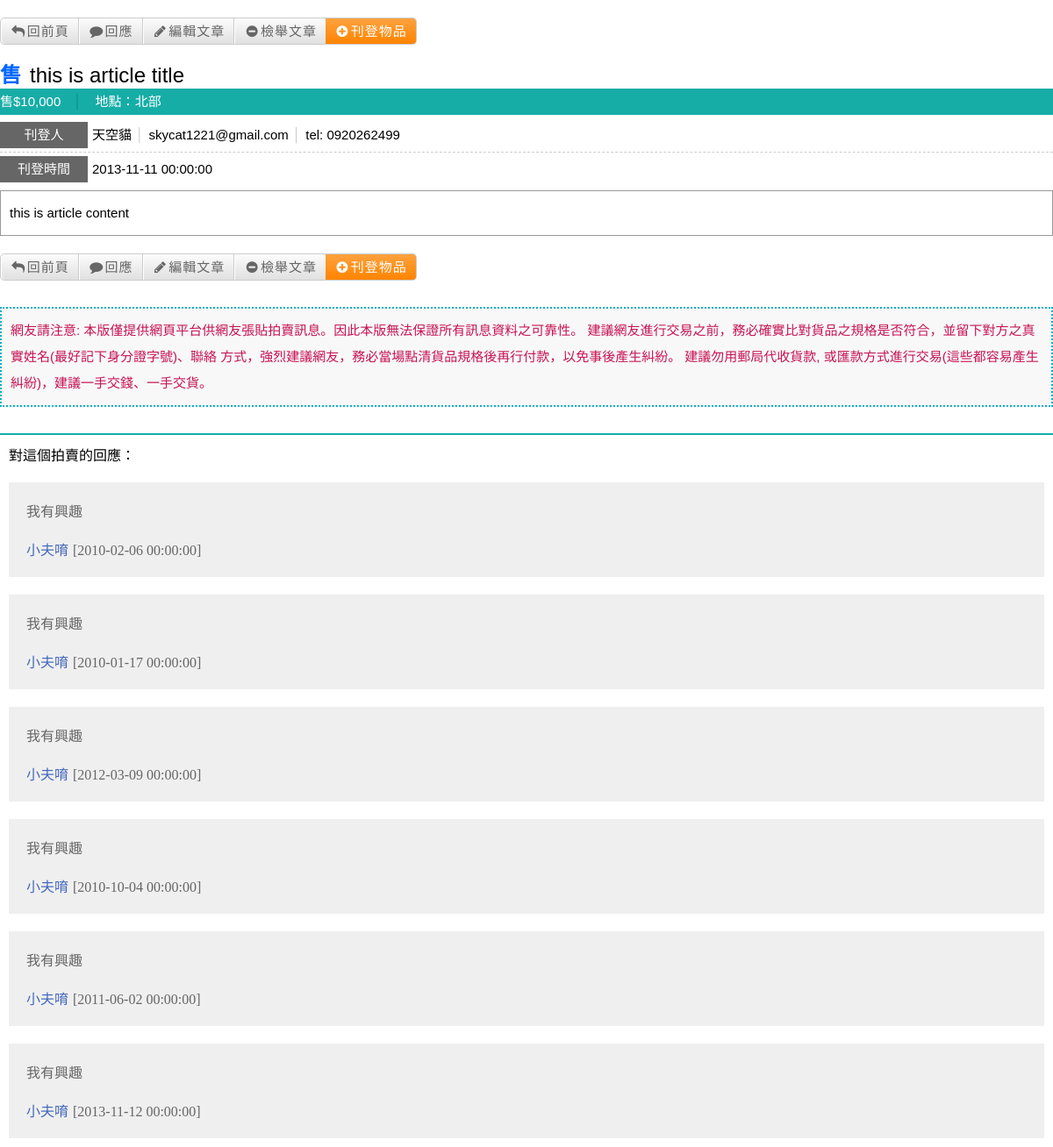
The app's page /sh_article.php?article_id=5 with its own data.
### tables this page shows
CREATE TABLE IF NOT EXISTS `tblArticle` (
  `article_id` int(10) unsigned NOT NULL AUTO_INCREMENT,
  `user_id` int(10) unsigned NOT NULL,
  `sh_sub_category_id` int(10) unsigned NOT NULL,
  `article_title` varchar(128) DEFAULT NULL,
  `article_content` text,
  `article_sh_trade_status` int(10) unsigned NOT NULL,
  `article_sh_price` int(10) unsigned NOT NULL,
  `article_sh_area` int(10) unsigned NOT NULL,
  `article_email` varchar(254) DEFAULT NULL,
  `article_phone_number` char(10) DEFAULT NULL,
  `article_img_url1` varchar(2000) DEFAULT NULL,
  `article_img_url2` varchar(2000) DEFAULT NULL,
  `article_create_time` datetime NOT NULL,
  `article_update_time` datetime NOT NULL,
  PRIMARY KEY (`article_id`)
);

CREATE TABLE IF NOT EXISTS `tblReply` (
  `reply_id` int(10) unsigned NOT NULL AUTO_INCREMENT,
  `article_id` int(10) unsigned NOT NULL,
  `user_id` int(10) unsigned NOT NULL,
  `reply_content` text NOT NULL,
  `reply_create_time` datetime NOT NULL,
  `reply_update_time` datetime NOT NULL,
  PRIMARY KEY (`reply_id`)
);

### common.inc.php (called while the page is built, shortened)
<?php
require_once("shdb.inc.php");
$area_names = array(1 => "北部", 2 => "中部", 3 => "南部", 4 => "花東", 5 => "離島", 9 => "其他");
$trade_status_names = array(1 => "售", 2 => "徵", 3 => "交換", 4 => "團購");
?>

### shdb.inc.php (called while the page is built, shortened)
<?php
class DB {
	private static $_db;
	private function __construct() {
		try {
			self::$_db = new PDO("mysql:host=localhost;dbname=dcview;charset=UTF8", "root", "9999");
			self::$_db->setAttribute(PDO::ATTR_ERRMODE, PDO::ERRMODE_EXCEPTION);
		} catch (PDOException $e) {
			echo "Connection failed: ".$e->getMessage();
		}
	}
	public static function getPDO() {
		return self::$_db;
	}
}
class RecordModel {
	private $_fields = array();
	private $_tableReference = "";
	private $_whereCond = "";
	public function __construct($table_name) {
		$this->_tableReference = $table_name;
	}
	public function read() {
		if (is_array($this->_fields) && count($this->_fields) > 0) {
			$fields = implode(",", $this->_fields);
		} else {
			$fields = "*";
		}
		$where_clause = "1 = 1";
		if (is_array($this->_whereCond) && count($this->_whereCond) > 0) {
			$where_clause = implode(" AND ", array_keys($this->_whereCond));
		}
		$sql = array();
		array_push($sql, "SELECT", $fields, "FROM", $this->_tableReference, "WHERE", $where_clause);
		try {
			$ps = DB::getPDO()->prepare(implode(" ", $sql));
			$ps->execute(array_values($this->_whereCond));
			return $ps->fetchAll(PDO::FETCH_ASSOC);
		} catch (PDOException $e) {
			echo $e->getMessage();
		}
	}
	public function initReadSQL($fields, $where_cond = "", $table_reference = "", $order_by_clause = "", $limit = "", $offset = "") {
		$this->_fields = $fields;
		if ($where_cond !== "") {
			$this->_whereCond = $where_cond;
		}
		$this->_orderByClause = $order_by_clause;
		$this->_limit = $limit;
	}
}
?>

### sh_article.php (the view, shortened to what this page needs)
<?php
require_once("common.inc.php");
$fields = array("article_id", "content", "submit");
$post_data = array_intersect_key($_POST, array_fill_keys($fields, null));
if (isset($_GET["article_id"])) {
	$article_id = (int)$_GET["article_id"];
	$ta = new TblArticle();
	$fields = array("*");
	$where_cond = array("article_id = ?" => $article_id);
	$ta->initReadSQL($fields, $where_cond);
	$article_record = $ta->read();
	if (count($article_record) == 1) {
		$article_record = $article_record[0];
	} else {
		exit();
	}
} else if (count($post_data) == count($fields)) {
	$article_id = (int)$post_data["article_id"];
	$now = date("Y-m-d H:i:s");
	if ($post_data["submit"] == "reply") {
		$record = array(
			"article_id" => $article_id,
			"user_id" => 1,
			"reply_content" => htmlentities(str_replace("<br>", "\n", $post_data["content"])),
			"reply_create_time" => $now,
			"reply_update_time" => $now,
		);
		$tr = new TblReply();
		$tr->create($record);
	} else if ($post_data["submit"] == "edit") {
		$record = array(
			"article_content" => htmlentities(str_replace("<br>", "\n", $post_data["content"])),
			"article_update_time" => $now,
		);
		$where_cond = array("article_id = ?" => $article_id);
		$ta = new TblArticle();
		$ta->update($record, $where_cond);
	} else if ($post_data["submit"] == "report") {
		$record = array(
			"article_id" => $article_id,
			"user_id" => 1,
			"report_comment" => htmlentities($post_data["content"]),
			"report_create_time" => $now,
		);
		$tr = new TblReport();
		$tr->create($record);
	} else {
	}
	header("Location: {$_SERVER["PHP_SELF"]}?article_id=$article_id");
	exit();
} else {
	exit();
}
?>
<!DOCTYPE html PUBLIC "-//W3C//DTD XHTML 1.0 Transitional//EN" "http://www.w3.org/TR/xhtml1/DTD/xhtml1-transitional.dtd">
<html xmlns="http://www.w3.org/1999/xhtml">
<head>
<link rel="stylesheet" href="css/kickstart.css" media="all" />
<link rel="stylesheet" href="css/form_style.css" media="all" />
<link rel="stylesheet" href="css/magnific-popup.css">
</head>
<body>
<div class="button_style">
<ul class="button-bar">
<li><a href="<?php echo (isset($_SERVER["HTTP_REFERER"])) ? $_SERVER["HTTP_REFERER"]: "sh_list.php"; ?>"><i class="icon-reply"></i>回前頁</a></li>
<li><a href="#reply-popup" class="open-reply-popup-link"><i class="icon-comment"></i>回應</a></li>
<li><a href="#edit-popup" class="open-edit-popup-link"><i class="icon-pencil"></i>編輯文章</a></li>
<li><a href="#report-popup" class="open-report-popup-link"><i class=" icon-minus-sign"></i>檢舉文章</a></li>
<li class="last"><a href="sh_post.php"><i class="icon-plus-sign"></i>刊登物品</a></li>
</ul>
</div>
<div class="p_content">
<h3><span><?php echo $trade_status_names[$article_record["article_sh_trade_status"]]; ?></span><?php echo $article_record["article_title"]; ?></h3>
<ul class="title">
<li>售$<?php echo number_format($article_record["article_sh_price"]); ?><span class="symbo2">│</span></li>
<li>地點：<?php echo $area_names[$article_record["article_sh_area"]]; ?></li>
</ul>
<div class="title01">
<ul>
<li class="po">刊登人</li>
<li>天空貓<span class="symbol">│</span></li>
<li>skycat1221@gmail.com<span class="symbol">│</span></li>
<li>tel: 0920262499</li>
</ul>
</div>
<div class="title01_1">
<ul>
<li class="po">刊登時間</li>
<li><?php echo $article_record["article_create_time"]; ?></li>
</ul>
</div>
<div class="title02">
<p><?php echo str_replace("\n", "<br>", $article_record["article_content"]); ?></p>
</div>
<div class="button_style">
<ul class="button-bar">
<li><a href="<?php echo (isset($_SERVER["HTTP_REFERER"])) ? $_SERVER["HTTP_REFERER"]: "sh_list.php"; ?>"><i class="icon-reply"></i>回前頁</a></li>
<li><a href="#reply-popup" class="open-reply-popup-link"><i class="icon-comment"></i>回應</a></li>
<li><a href="#edit-popup" class="open-edit-popup-link"><i class="icon-pencil"></i>編輯文章</a></li>
<li><a href="#report-popup" class="open-report-popup-link"><i class=" icon-minus-sign"></i>檢舉文章</a></li>
<li class="last"><a href="sh_post.php"><i class="icon-plus-sign"></i>刊登物品</a></li>
</ul>
</div>
<div class="title03">
<p>網友請注意:
本版僅提供網頁平台供網友張貼拍賣訊息。因此本版無法保證所有訊息資料之可靠性。
建議網友進行交易之前，務必確實比對貨品之規格是否符合，並留下對方之真實姓名(最好記下身分證字號)、聯絡 方式，強烈建議網友，務必當場點清貨品規格後再行付款，以免事後產生糾紛。
建議勿用郵局代收貨款, 或匯款方式進行交易(這些都容易產生糾紛)，建議一手交錢、一手交貨。</p>
</div>
<div class="title04">
<span>對這個拍賣的回應：</span>
<?php
$tr = new TblReply();
$fields = array("user_id", "reply_content", "reply_create_time");
$where_cond = array("article_id = ?" => $article_id);
$tr->initReadSQL($fields, $where_cond);
$reply_list = $tr->read();
foreach ($reply_list as $value) {
?>
<ul>
<li class="first"><?php echo str_replace("\n", "<br>", $value["reply_content"]); ?></li>
<li>小夫唷<span>[<?php echo $value["reply_create_time"]; ?>]</span></li>
</ul>
<?php
}
?>
</div>
</div>
</body>
</html>

### css/kickstart.css (style rules this page uses)
* { -webkit-box-sizing: border-box; -moz-box-sizing: border-box; box-sizing: border-box; }
a { color:#6e6e6e; text-decoration:none; letter-spacing:1px; }
a [class^="icon-"] { color:inherit;text-decoration:none; }
h1,h2,h3,h4,h5,h6 { font-weight:bold; line-height:140%; }
h3 { font:24px/30px "微軟正黑體", Arial, Helvetica, sans-serif; color:#000; }
h3 span { color:#06F; padding-right:10px; font-weight:bold; }
p { margin:10px 0; }
ul, ol { padding:0; margin:0 0 20px 25px; }
li { padding:5px 0; margin:0; }

### css/form_style.css (style rules this page uses)
.p_content { margin-top:20px; }
.p_content ul.title { height:30px; background-color:#16ADA6; color:#FFF; font:15px/30px "微軟正黑體", Arial, Helvetica, sans-serif; margin-bottom:8px; }
.p_content ul.title span.symbo2 { color:#0b8c86; padding:0 15px; }
.p_content ul.title li { float:left; }
.p_content .title01 { height:35px; margin-top:4px; border-bottom:1px #CCCCCC dashed; }
.p_content .title01 ul { height:30px; }
.p_content .title01 ul li { float:left; height:30px; font:15px/30px "微軟正黑體", Arial, Helvetica, sans-serif; }
.p_content .title01 ul li.po { width:100px; height:30px; background-color:#666; color:#FFF; text-align:center; margin-right:5px; }
.p_content .title01 ul li span.symbol { color:#CCC; padding:0 5px; }
.p_content .title01_1 { height:35px; margin-top:4px; }
.p_content .title01_1 ul { height:30px; }
.p_content .title01_1 ul li { float:left; height:30px; font:15px/30px "微軟正黑體", Arial, Helvetica, sans-serif; }
.p_content .title01_1 ul li.po { width:100px; height:30px; background-color:#666; color:#FFF; text-align:center; margin-right:5px; }
.p_content .title02 { margin-top:4px; border:1px solid #999; padding:10px 10px; }
.p_content .title02 p { font:15px/30px "微軟正黑體", Arial, Helvetica, sans-serif; }
.p_content .title03 { margin-top:30px; padding:10px 10px; color:#c61553; background-color:#f8f8f8; border:2px dotted #0caec6; }
.p_content .title03 p { font:15px/30px "微軟正黑體", Arial, Helvetica, sans-serif; }
.p_content .title04 { margin-top:30px; padding:10px 10px; border-top:2px solid #16ADA6; }
.p_content .title04 ul { height:auto; margin-top:20px; background-color:#EFEFEF; padding:20px 20px; }
.p_content .title04 ul li.first { padding-bottom:20px;color:#666; }
.p_content .title04 ul li { color:#4468BD; }
.p_content .title04 ul li span { color:#666; padding-left:5px; }
.button_style { margin-top:20px; }

### css/kickstart-forms.css (style rules this page uses)
input[type="text"], textarea, button, a.button, a, input[type="file"] { -moz-transition: -moz-box-shadow 0.5s, border 0.5s, background 0.5s; -webkit-transition: -webkit-box-shadow 0.5s, border 0.5s, background 0.5s; -o-transition: box-shadow 0.5s, border 0.5s, background 0.5s; transition: box-shadow 0.5s, border 0.5s, background 0.5s; }

### records on screen
tblarticle: article_sh_trade_status "售", article_title "this is article title", article_sh_price "10,000", article_sh_area "北部", article_create_time "2013-11-11 00:00:00", article_content "this is article content"
tblreply: reply_content "我有興趣", reply_create_time "2010-02-06 00:00:00"
tblreply: reply_content "我有興趣", reply_create_time "2010-01-17 00:00:00"
tblreply: reply_content "我有興趣", reply_create_time "2012-03-09 00:00:00"
tblreply: reply_content "我有興趣", reply_create_time "2010-10-04 00:00:00"
tblreply: reply_content "我有興趣", reply_create_time "2011-06-02 00:00:00"
tblreply: reply_content "我有興趣", reply_create_time "2013-11-12 00:00:00"
